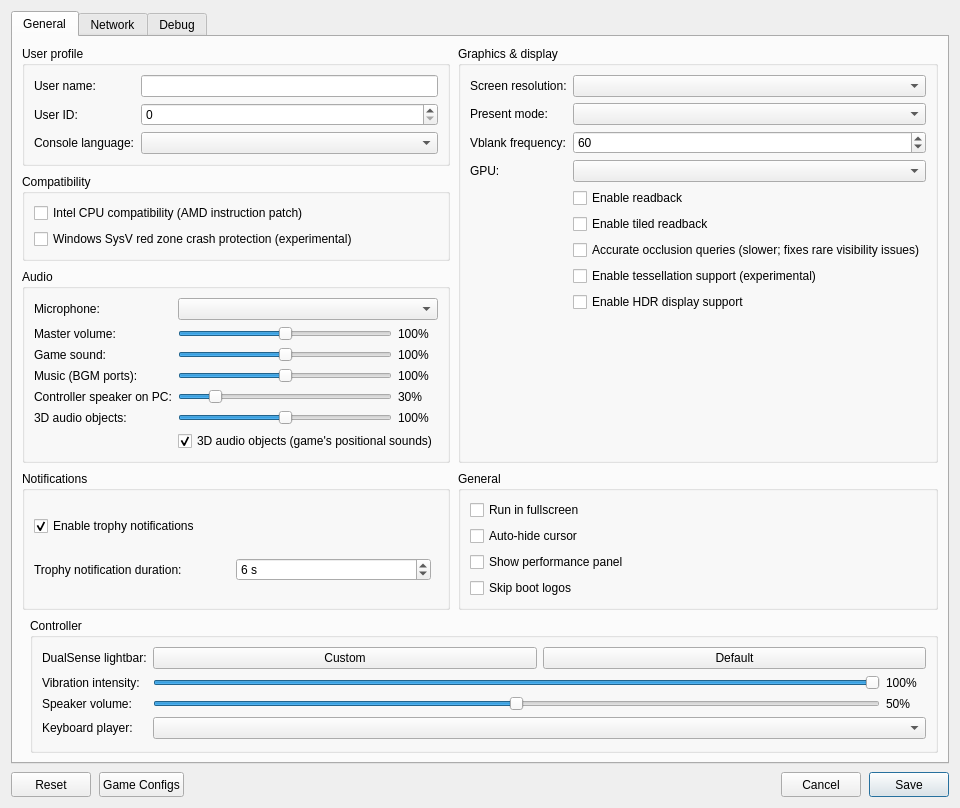
<?xml version="1.0" encoding="UTF-8"?>
<ui version="4.0">
 <class>ConfigurationEditDialog</class>
 <widget class="QDialog" name="ConfigurationEditDialog">
  <property name="geometry">
   <rect>
    <x>0</x>
    <y>0</y>
    <width>900</width>
    <height>620</height>
   </rect>
  </property>
  <property name="windowTitle">
   <string>Settings</string>
  </property>
  <property name="locale">
   <locale language="English" country="UnitedStates"/>
  </property>
  <layout class="QVBoxLayout" name="dialogLayout">
   <property name="spacing"><number>8</number></property>
   <item>
    <widget class="QTabWidget" name="settings_tabs">
     <property name="currentIndex"><number>0</number></property>
     <widget class="QWidget" name="settings_tab">
      <attribute name="title"><string>General</string></attribute>
      <layout class="QGridLayout" name="gridLayout">
       <property name="horizontalSpacing">
        <number>8</number>
       </property>
       <property name="verticalSpacing">
        <number>8</number>
       </property>
       <item row="0" column="0" colspan="2">
        <layout class="QGridLayout" name="sectionsLayout" columnstretch="1,1">
         <property name="horizontalSpacing">
          <number>8</number>
         </property>
         <property name="verticalSpacing">
          <number>8</number>
         </property>
         <item row="0" column="0">
          <widget class="QGroupBox" name="user_profile_group">
           <property name="title">
            <string>User profile</string>
           </property>
           <layout class="QFormLayout" name="userProfileLayout">
            <property name="fieldGrowthPolicy">
             <enum>QFormLayout::AllNonFixedFieldsGrow</enum>
            </property>
            <item row="0" column="0">
             <widget class="QLabel" name="label_user_name">
              <property name="text"><string>User name:</string></property>
             </widget>
            </item>
            <item row="0" column="1">
             <widget class="MandatoryLineEdit" name="lineEdit_user_name">
              <property name="toolTip"><string>Local user name exposed to games</string></property>
              <property name="clearButtonEnabled"><bool>true</bool></property>
             </widget>
            </item>
            <item row="1" column="0">
             <widget class="QLabel" name="label_user_id">
              <property name="text"><string>User ID:</string></property>
             </widget>
            </item>
            <item row="1" column="1">
             <widget class="QSpinBox" name="spinBox_user_id">
              <property name="toolTip"><string>Local user ID exposed to games</string></property>
             </widget>
            </item>
            <item row="2" column="0">
             <widget class="QLabel" name="label_console_language">
              <property name="text"><string>Console language:</string></property>
             </widget>
            </item>
            <item row="2" column="1">
             <widget class="QComboBox" name="comboBox_console_language">
              <property name="toolTip"><string>Language</string></property>
             </widget>
            </item>
           </layout>
          </widget>
         </item>
         <item row="2" column="0">
          <widget class="QGroupBox" name="audio_group">
           <property name="title"><string>Audio</string></property>
           <layout class="QFormLayout" name="audioLayout">
            <property name="fieldGrowthPolicy">
             <enum>QFormLayout::AllNonFixedFieldsGrow</enum>
            </property>
            <item row="0" column="0">
             <widget class="QLabel" name="label_audio_input_device">
              <property name="text"><string>Microphone:</string></property>
             </widget>
            </item>
            <item row="0" column="1">
             <widget class="QComboBox" name="comboBox_audio_input_device"/>
            </item>
           <item row="1" column="0">
            <widget class="QLabel" name="label_audio_master">
             <property name="text"><string>Master volume:</string></property>
            </widget>
           </item>
           <item row="1" column="1">
            <layout class="QHBoxLayout" name="audio_master_layout">
             <item>
              <widget class="QSlider" name="slider_audio_master">
               <property name="toolTip"><string>Everything the game plays on this PC (not the DualSense). 100% is unchanged; above 100% amplifies and can clip.</string></property>
               <property name="maximum"><number>200</number></property>
               <property name="singleStep"><number>5</number></property>
               <property name="pageStep"><number>10</number></property>
               <property name="value"><number>100</number></property>
               <property name="orientation"><enum>Qt::Horizontal</enum></property>
              </widget>
             </item>
             <item>
              <widget class="QLabel" name="label_audio_master_value">
               <property name="minimumSize"><size><width>40</width><height>0</height></size></property>
               <property name="text"><string>100%</string></property>
              </widget>
             </item>
            </layout>
           </item>
           <item row="2" column="0">
            <widget class="QLabel" name="label_audio_main">
             <property name="text"><string>Game sound:</string></property>
            </widget>
           </item>
           <item row="2" column="1">
            <layout class="QHBoxLayout" name="audio_main_layout">
             <item>
              <widget class="QSlider" name="slider_audio_main">
               <property name="toolTip"><string>Game audio on the main output ports (most effects, and music in games that mix it there). 100% is unchanged.</string></property>
               <property name="maximum"><number>200</number></property>
               <property name="singleStep"><number>5</number></property>
               <property name="pageStep"><number>10</number></property>
               <property name="value"><number>100</number></property>
               <property name="orientation"><enum>Qt::Horizontal</enum></property>
              </widget>
             </item>
             <item>
              <widget class="QLabel" name="label_audio_main_value">
               <property name="minimumSize"><size><width>40</width><height>0</height></size></property>
               <property name="text"><string>100%</string></property>
              </widget>
             </item>
            </layout>
           </item>
           <item row="3" column="0">
            <widget class="QLabel" name="label_audio_music">
             <property name="text"><string>Music (BGM ports):</string></property>
            </widget>
           </item>
           <item row="3" column="1">
            <layout class="QHBoxLayout" name="audio_music_layout">
             <item>
              <widget class="QSlider" name="slider_audio_music">
               <property name="toolTip"><string>Music the game plays on its own background-music ports. Has no effect on games that mix music into the main output.</string></property>
               <property name="maximum"><number>200</number></property>
               <property name="singleStep"><number>5</number></property>
               <property name="pageStep"><number>10</number></property>
               <property name="value"><number>100</number></property>
               <property name="orientation"><enum>Qt::Horizontal</enum></property>
              </widget>
             </item>
             <item>
              <widget class="QLabel" name="label_audio_music_value">
               <property name="minimumSize"><size><width>40</width><height>0</height></size></property>
               <property name="text"><string>100%</string></property>
              </widget>
             </item>
            </layout>
           </item>
           <item row="4" column="0">
            <widget class="QLabel" name="label_audio_pad_speaker">
             <property name="text"><string>Controller speaker on PC:</string></property>
            </widget>
           </item>
           <item row="4" column="1">
            <layout class="QHBoxLayout" name="audio_pad_speaker_layout">
             <item>
              <widget class="QSlider" name="slider_audio_pad_speaker">
               <property name="toolTip"><string>Sounds meant for the DualSense speaker when no DualSense plays them (no controller, or not wired/Bluetooth). The console speaker is small, so these are turned down by default.</string></property>
               <property name="maximum"><number>200</number></property>
               <property name="singleStep"><number>5</number></property>
               <property name="pageStep"><number>10</number></property>
               <property name="value"><number>30</number></property>
               <property name="orientation"><enum>Qt::Horizontal</enum></property>
              </widget>
             </item>
             <item>
              <widget class="QLabel" name="label_audio_pad_speaker_value">
               <property name="minimumSize"><size><width>40</width><height>0</height></size></property>
               <property name="text"><string>30%</string></property>
              </widget>
             </item>
            </layout>
           </item>
           <item row="5" column="0">
            <widget class="QLabel" name="label_audio_objects">
             <property name="text"><string>3D audio objects:</string></property>
            </widget>
           </item>
           <item row="5" column="1">
            <layout class="QHBoxLayout" name="audio_objects_layout">
             <item>
              <widget class="QSlider" name="slider_audio_objects">
               <property name="toolTip"><string>Sound effects the game places in 3D (PS5 3D audio object ports), mixed into the game sound on this PC. Game sound and master volume apply on top. 100% is unchanged.</string></property>
               <property name="maximum"><number>200</number></property>
               <property name="singleStep"><number>5</number></property>
               <property name="pageStep"><number>10</number></property>
               <property name="value"><number>100</number></property>
               <property name="orientation"><enum>Qt::Horizontal</enum></property>
              </widget>
             </item>
             <item>
              <widget class="QLabel" name="label_audio_objects_value">
               <property name="minimumSize"><size><width>40</width><height>0</height></size></property>
               <property name="text"><string>100%</string></property>
              </widget>
             </item>
            </layout>
           </item>
           <item row="6" column="1">
            <widget class="QCheckBox" name="checkBox_audio_objects">
             <property name="toolTip"><string>Play the sounds the game places in 3D (PS5 3D audio object ports: ambience, positioned effects). Off drops them, as older Kyty versions did.</string></property>
             <property name="text"><string>3D audio objects (game's positional sounds)</string></property>
             <property name="checked"><bool>true</bool></property>
            </widget>
           </item>
           </layout>
          </widget>
         </item>
         <item row="0" column="1" rowspan="3">
          <widget class="QGroupBox" name="graphics_group">
           <property name="title">
            <string>Graphics &amp;&amp; display</string>
           </property>
           <layout class="QFormLayout" name="graphicsLayout">
            <property name="fieldGrowthPolicy">
             <enum>QFormLayout::AllNonFixedFieldsGrow</enum>
            </property>
            <item row="0" column="0">
             <widget class="QLabel" name="label_screen_resolution">
              <property name="text"><string>Screen resolution:</string></property>
             </widget>
            </item>
            <item row="0" column="1">
             <widget class="QComboBox" name="comboBox_screen_resolution">
              <property name="toolTip"><string>Window resolution</string></property>
             </widget>
            </item>
            <item row="1" column="0">
             <widget class="QLabel" name="label_present_mode">
              <property name="text"><string>Present mode:</string></property>
             </widget>
            </item>
            <item row="1" column="1">
             <widget class="QComboBox" name="comboBox_present_mode">
              <property name="toolTip"><string>Vulkan swapchain presentation mode</string></property>
             </widget>
            </item>
            <item row="2" column="0">
             <widget class="QLabel" name="label_vblank_frequency">
              <property name="text"><string>Vblank frequency:</string></property>
             </widget>
            </item>
            <item row="2" column="1">
             <widget class="QSpinBox" name="spinBox_vblank_frequency">
              <property name="toolTip"><string>Virtual display refresh rate used for frame pacing</string></property>
              <property name="minimum"><number>30</number></property>
              <property name="maximum"><number>360</number></property>
              <property name="value"><number>60</number></property>
             </widget>
            </item>
            <!--
            <item row="3" column="0">
             <widget class="QLabel" name="label_shader_optimization">
              <property name="text"><string>Shader optimization:</string></property>
             </widget>
            </item>
            <item row="3" column="1">
             <widget class="QComboBox" name="comboBox_shader_optimization_type">
              <property name="toolTip"><string>Optimize shaders for code size or performance</string></property>
             </widget>
            </item>
            -->
            <item row="4" column="0">
             <widget class="QLabel" name="label_gpu">
              <property name="text"><string>GPU:</string></property>
             </widget>
            </item>
            <item row="4" column="1">
             <widget class="QComboBox" name="comboBox_gpu">
              <property name="toolTip"><string>Graphics device used by the emulator</string></property>
             </widget>
            </item>
            <item row="5" column="1">
             <widget class="QCheckBox" name="checkBox_readback">
              <property name="toolTip"><string>Read back writable linear images</string></property>
              <property name="text"><string>Enable readback</string></property>
             </widget>
            </item>
            <item row="6" column="1">
             <widget class="QCheckBox" name="checkBox_readback_tiled">
              <property name="toolTip"><string>Read back small writable tiled images</string></property>
              <property name="text"><string>Enable tiled readback</string></property>
             </widget>
            </item>
            <item row="7" column="1">
             <widget class="QCheckBox" name="checkBox_gpu_occlusion">
              <property name="toolTip"><string>Off (default): occlusion queries report everything as visible, which is much faster in heavy levels but may draw objects or effects that the game hides behind walls. On: the GPU counts visible samples as on the console (slower; fixes rare visibility issues).</string></property>
              <property name="text"><string>Accurate occlusion queries (slower; fixes rare visibility issues)</string></property>
             </widget>
            </item>
            <item row="8" column="1">
             <widget class="QCheckBox" name="checkBox_tessellation">
              <property name="toolTip"><string>Draw tessellated geometry. Disabled by default; unsupported tessellation may cause crashes.</string></property>
              <property name="text"><string>Enable tessellation support (experimental)</string></property>
             </widget>
            </item>
            <item row="9" column="1">
             <widget class="QCheckBox" name="checkBox_hdr">
              <property name="toolTip"><string>Enable HDR10 output for supported games. Requires HDR enabled on the host display.</string></property>
              <property name="text"><string>Enable HDR display support</string></property>
             </widget>
            </item>
           </layout>
          </widget>
         </item>
         <item row="3" column="0">
          <widget class="QGroupBox" name="notifications_group">
           <property name="title"><string>Notifications</string></property>
           <layout class="QVBoxLayout" name="notificationsLayout">
            <item>
             <widget class="QCheckBox" name="checkBox_trophy_notifications">
              <property name="toolTip"><string>Show trophy unlock notifications and play their sound.
    To use your own sound, replace the emulator's assets/sounds/trophy-unlock.wav with a WAV file and restart the game.</string></property>
              <property name="text"><string>Enable trophy notifications</string></property>
              <property name="checked"><bool>true</bool></property>
             </widget>
            </item>
            <item>
             <layout class="QHBoxLayout" name="trophyDurationLayout">
              <item>
               <widget class="QLabel" name="label_trophy_duration">
                <property name="text"><string>Trophy notification duration:</string></property>
               </widget>
              </item>
              <item>
               <widget class="QSpinBox" name="spinBox_trophy_duration">
                <property name="toolTip"><string>How long each trophy unlock notification stays on screen.</string></property>
                <property name="suffix"><string> s</string></property>
                <property name="minimum"><number>5</number></property>
                <property name="maximum"><number>10</number></property>
                <property name="value"><number>6</number></property>
               </widget>
              </item>
              <item>
               <spacer name="trophyDurationSpacer">
                <property name="orientation"><enum>Qt::Horizontal</enum></property>
               </spacer>
              </item>
             </layout>
            </item>
           </layout>
          </widget>
         </item>
         <item row="3" column="1">
          <widget class="QGroupBox" name="general_group">
           <property name="title"><string>General</string></property>
           <layout class="QVBoxLayout" name="generalLayout">
            <item>
             <widget class="QCheckBox" name="checkBox_fullscreen">
              <property name="toolTip"><string>Run in borderless desktop fullscreen</string></property>
              <property name="text"><string>Run in fullscreen</string></property>
             </widget>
            </item>
            <item>
             <widget class="QCheckBox" name="checkBox_hide_cursor">
              <property name="toolTip"><string>Hide the host cursor after 2 seconds without mouse activity</string></property>
              <property name="text"><string>Auto-hide cursor</string></property>
             </widget>
            </item>
            <item>
             <widget class="QCheckBox" name="checkBox_perf_overlay">
              <property name="toolTip"><string>Show FPS, frame times, CPU/GPU usage, RAM and memory pressure in the game window. Press F2 (Cmd+P on macOS) to toggle it, and add Shift for the detailed view.</string></property>
              <property name="text"><string>Show performance panel</string></property>
             </widget>
            </item>
            <item>
             <widget class="QCheckBox" name="checkBox_skip_notice_screen">
              <property name="toolTip"><string>Skip startup logos and notices in supported games.</string></property>
              <property name="text"><string>Skip boot logos</string></property>
             </widget>
            </item>
           </layout>
          </widget>
         </item>
         <item row="1" column="0">
          <widget class="QGroupBox" name="compatibility_group">
           <property name="title">
            <string>Compatibility</string>
           </property>
           <layout class="QVBoxLayout" name="compatibilityLayout">
            <item>
             <widget class="QCheckBox" name="checkBox_amd_cpu">
              <property name="toolTip"><string>Emulates the PS5's AMD-only instructions (EXTRQ/INSERTQ) and AMD's VRSQRTPS results. Partly checked (default): automatic, on for Intel and other non-AMD CPUs, off for AMD CPUs. Checked: always on. Unchecked: always off.</string></property>
              <property name="text"><string>Intel CPU compatibility (AMD instruction patch)</string></property>
             </widget>
            </item>
            <item>
             <widget class="QCheckBox" name="checkBox_red_zone_protection">
              <property name="toolTip"><string>Helps prevent crashes in some games on Windows</string></property>
              <property name="text"><string>Windows SysV red zone crash protection (experimental)</string></property>
             </widget>
            </item>
           </layout>
          </widget>
         </item>
        </layout>
       </item>
       <item row="1" column="1">
        <widget class="QGroupBox" name="controller_group">
         <property name="title"><string>Controller</string></property>
         <layout class="QFormLayout" name="controllerLayout">
          <property name="fieldGrowthPolicy"><enum>QFormLayout::AllNonFixedFieldsGrow</enum></property>
          <item row="0" column="0">
           <widget class="QLabel" name="label_controller_color">
            <property name="text"><string>DualSense lightbar:</string></property>
           </widget>
          </item>
          <item row="0" column="1">
           <layout class="QHBoxLayout" name="controllerColorLayout">
            <item>
             <widget class="QPushButton" name="button_controller_color">
              <property name="toolTip"><string>Choose and preview a fixed LED color. Bluetooth DualSense may take several seconds to update.</string></property>
              <property name="text"><string>Custom</string></property>
             </widget>
            </item>
            <item>
             <widget class="QPushButton" name="button_controller_color_reset">
              <property name="toolTip"><string>Let the game control the lightbar</string></property>
              <property name="text"><string>Default</string></property>
             </widget>
            </item>
           </layout>
          </item>
          <item row="1" column="0">
           <widget class="QLabel" name="label_controller_vibration">
            <property name="text"><string>Vibration intensity:</string></property>
           </widget>
          </item>
          <item row="1" column="1">
           <layout class="QHBoxLayout" name="controllerVibrationLayout">
            <item>
             <widget class="QSlider" name="slider_controller_vibration">
              <property name="toolTip"><string>Scale DualSense vibration over USB and Bluetooth</string></property>
              <property name="maximum"><number>100</number></property>
              <property name="value"><number>100</number></property>
              <property name="orientation"><enum>Qt::Horizontal</enum></property>
             </widget>
            </item>
            <item>
             <widget class="QLabel" name="label_controller_vibration_value">
              <property name="minimumSize"><size><width>40</width><height>0</height></size></property>
              <property name="text"><string>100%</string></property>
             </widget>
            </item>
           </layout>
          </item>
          <item row="2" column="0">
           <widget class="QLabel" name="label_controller_volume">
            <property name="text"><string>Speaker volume:</string></property>
           </widget>
          </item>
          <item row="2" column="1">
           <layout class="QHBoxLayout" name="controllerVolumeLayout">
            <item>
             <widget class="QSlider" name="slider_controller_volume">
              <property name="toolTip"><string>Scale the DualSense speaker over USB and Bluetooth. 50% is the previous default; 100% adds 6 dB of gain.</string></property>
              <property name="maximum"><number>100</number></property>
              <property name="value"><number>50</number></property>
              <property name="orientation"><enum>Qt::Horizontal</enum></property>
             </widget>
            </item>
            <item>
             <widget class="QLabel" name="label_controller_volume_value">
              <property name="minimumSize"><size><width>40</width><height>0</height></size></property>
              <property name="text"><string>50%</string></property>
             </widget>
            </item>
           </layout>
          </item>
          <item row="3" column="0">
           <widget class="QLabel" name="label_keyboard_player">
            <property name="text"><string>Keyboard player:</string></property>
           </widget>
          </item>
          <item row="3" column="1">
           <widget class="QComboBox" name="comboBox_keyboard_player">
            <property name="toolTip"><string>Gamepads fill the remaining players in connection order. Every player uses the same input mapping.</string></property>
           </widget>
          </item>
         </layout>
        </widget>
       </item>
      </layout>
     </widget>
     <widget class="QWidget" name="network_tab">
      <attribute name="title"><string>Network</string></attribute>
      <layout class="QVBoxLayout" name="networkTabLayout">
       <item>
        <widget class="QCheckBox" name="checkBox_network_connected">
         <property name="toolTip"><string>Let games use your computer's local network connection.</string></property>
         <property name="text"><string>Enable network connection</string></property>
        </widget>
       </item>
       <item>
        <spacer name="networkSpacer">
         <property name="orientation"><enum>Qt::Vertical</enum></property>
         <property name="sizeHint" stdset="0"><size><width>20</width><height>40</height></size></property>
        </spacer>
       </item>
      </layout>
     </widget>
     <widget class="QWidget" name="debug_tab">
      <attribute name="title"><string>Debug</string></attribute>
      <layout class="QVBoxLayout" name="debugTabLayout">
       <item>
        <widget class="QGroupBox" name="debug_group">
         <property name="title">
          <string>Debugging &amp;&amp; logs</string>
         </property>
         <layout class="QGridLayout" name="debugLayout" columnstretch="0,1,0,1">
          <property name="horizontalSpacing"><number>8</number></property>
          <property name="verticalSpacing"><number>6</number></property>
          <item row="0" column="0" colspan="2">
           <widget class="QCheckBox" name="checkBox_vulkan_validation">
            <property name="toolTip"><string>Enable Vulkan validation layers</string></property>
            <property name="text"><string>Vulkan validation</string></property>
            <property name="checked"><bool>true</bool></property>
           </widget>
          </item>
          <item row="0" column="2" colspan="2">
           <widget class="QCheckBox" name="checkBox_shader_validation">
            <property name="toolTip"><string>Validate SPIR-V binary</string></property>
            <property name="text"><string>Shader validation</string></property>
            <property name="checked"><bool>true</bool></property>
           </widget>
          </item>
          <item row="1" column="0" colspan="2">
           <widget class="QCheckBox" name="checkBox_renderdoc_capture">
            <property name="toolTip"><string>Enable RenderDoc capture</string></property>
            <property name="text"><string>RenderDoc capture</string></property>
           </widget>
          </item>
          <item row="1" column="2" colspan="2">
           <widget class="QCheckBox" name="checkBox_cmd_dump">
            <property name="toolTip"><string>Dump command buffers</string></property>
            <property name="text"><string>Command buffer dump</string></property>
           </widget>
          </item>
          <item row="2" column="0">
           <widget class="QLabel" name="label_shader_log_direction">
            <property name="text"><string>Shader logging:</string></property>
           </widget>
          </item>
          <item row="2" column="1">
           <widget class="QComboBox" name="comboBox_shader_log_direction">
            <property name="toolTip"><string>Dump shaders to file or console window. If enabled may decrease emulator performance</string></property>
           </widget>
          </item>
          <item row="2" column="2">
           <widget class="QLabel" name="label_shader_log_folder">
            <property name="text"><string>Shader log folder:</string></property>
           </widget>
          </item>
          <item row="2" column="3">
           <widget class="MandatoryLineEdit" name="lineEdit_shader_log_folder">
            <property name="toolTip"><string>Specify directory to dump shaders</string></property>
            <property name="clearButtonEnabled"><bool>true</bool></property>
           </widget>
          </item>
          <item row="3" column="0">
           <widget class="QLabel" name="label_printf_direction">
            <property name="text"><string>Printf output:</string></property>
           </widget>
          </item>
          <item row="3" column="1">
           <widget class="QComboBox" name="comboBox_printf_direction">
            <property name="toolTip"><string>Print logs to file or console window. If enabled may decrease emulator performance</string></property>
           </widget>
          </item>
          <item row="3" column="2">
           <widget class="QLabel" name="label_printf_file">
            <property name="text"><string>Printf output file:</string></property>
           </widget>
          </item>
          <item row="3" column="3">
           <widget class="MandatoryLineEdit" name="lineEdit_printf_file">
            <property name="toolTip"><string>Specify file to dump logs</string></property>
            <property name="clearButtonEnabled"><bool>true</bool></property>
           </widget>
          </item>
          <item row="4" column="0">
           <widget class="QCheckBox" name="checkBox_profiler">
            <property name="toolTip"><string>Enable the Tracy profiler. Profiling may decrease emulator performance</string></property>
            <property name="text"><string>Tracy profiler</string></property>
           </widget>
          </item>
          <item row="4" column="2">
           <widget class="QLabel" name="label_cmd_dump_folder">
            <property name="text"><string>Command buffer folder:</string></property>
           </widget>
          </item>
          <item row="4" column="3">
           <widget class="MandatoryLineEdit" name="lineEdit_cmd_dump_folder">
            <property name="toolTip"><string>Specify directory to dump command buffers</string></property>
            <property name="clearButtonEnabled"><bool>true</bool></property>
           </widget>
          </item>
         </layout>
        </widget>
       </item>
       <item>
        <widget class="QGroupBox" name="rendering_compatibility_group">
         <property name="title"><string>Rendering compatibility</string></property>
         <layout class="QVBoxLayout" name="renderingCompatibilityLayout">
          <item>
           <widget class="QLabel" name="label_rendering_compatibility">
            <property name="text"><string>These settings may help with rendering bugs at a slight performance cost.</string></property>
            <property name="wordWrap"><bool>true</bool></property>
           </widget>
          </item>
          <item>
           <widget class="QCheckBox" name="checkBox_sync_raw_image_buffers">
            <property name="toolTip"><string>Can fix missing textures and incorrect transparency (Resident Evil 2).</string></property>
            <property name="text"><string>Accurate texture synchronization</string></property>
           </widget>
          </item>
         </layout>
        </widget>
       </item>
       <item>
        <spacer name="debugSpacer">
         <property name="orientation"><enum>Qt::Vertical</enum></property>
         <property name="sizeHint" stdset="0"><size><width>20</width><height>40</height></size></property>
        </spacer>
       </item>
      </layout>
     </widget>
    </widget>
   </item>
   <item>
    <layout class="QHBoxLayout" name="buttonLayout">
     <item>
     <widget class="QPushButton" name="clear_button">
       <property name="minimumSize"><size><width>80</width><height>25</height></size></property>
       <property name="text"><string>Reset</string></property>
       <property name="toolTip"><string>Restore default settings</string></property>
      </widget>
     </item>
     <item>
      <widget class="QPushButton" name="settings_button">
       <property name="minimumSize"><size><width>80</width><height>25</height></size></property>
       <property name="text"><string>Game Configs</string></property>
       <property name="toolTip"><string>Import or export game configs</string></property>
      </widget>
     </item>
     <item>
      <spacer name="buttonSpacer">
       <property name="orientation"><enum>Qt::Horizontal</enum></property>
       <property name="sizeHint" stdset="0"><size><width>40</width><height>20</height></size></property>
      </spacer>
     </item>
     <item>
      <widget class="QPushButton" name="cancel_button">
       <property name="minimumSize"><size><width>80</width><height>25</height></size></property>
       <property name="text"><string>Cancel</string></property>
      </widget>
     </item>
     <item>
      <widget class="QPushButton" name="ok_button">
       <property name="minimumSize"><size><width>80</width><height>25</height></size></property>
       <property name="text"><string>Save</string></property>
       <property name="default"><bool>true</bool></property>
      </widget>
     </item>
    </layout>
   </item>
  </layout>
 </widget>
 <customwidgets>
  <customwidget>
   <class>MandatoryLineEdit</class>
   <extends>QLineEdit</extends>
   <header>mandatoryLineEdit.h</header>
  </customwidget>
 </customwidgets>
 <resources/>
</ui>
